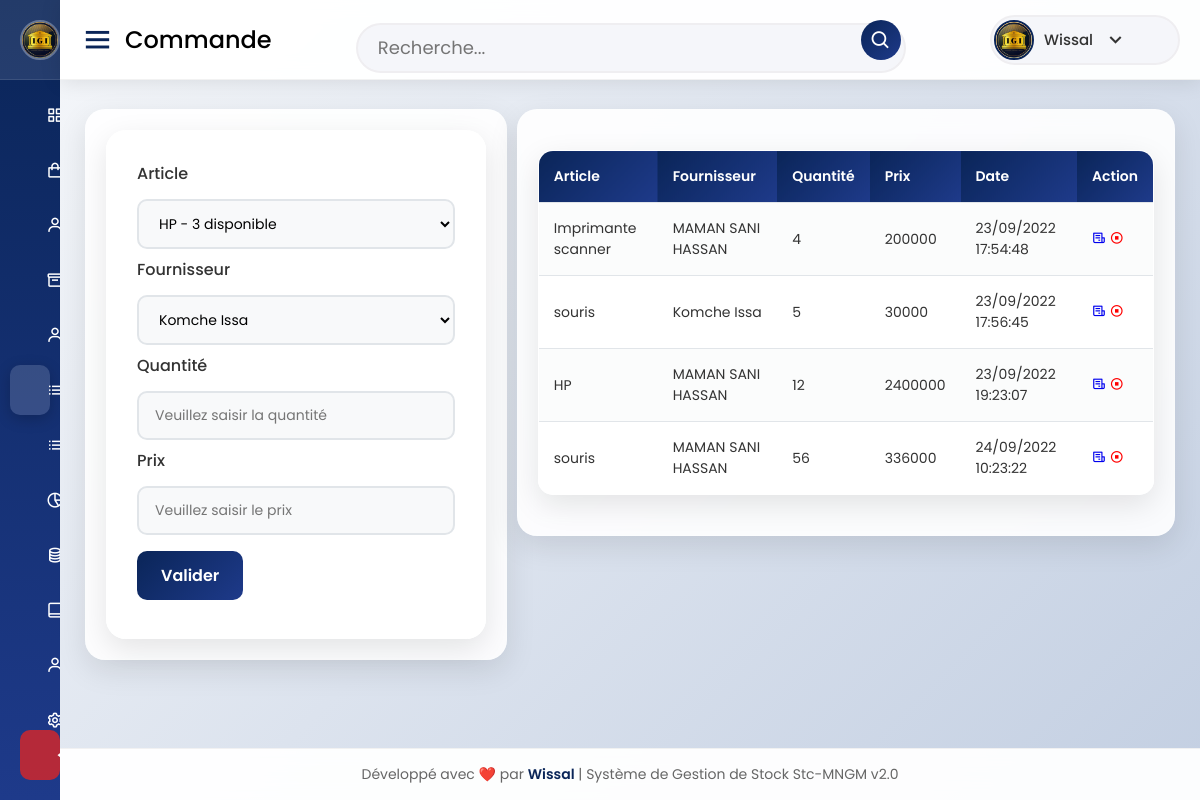
The page /vue/commande.php (signed in) on the database its author committed.
### tables this page shows
CREATE TABLE `commande` (
  `id` int(11) NOT NULL,
  `id_article` int(11) NOT NULL,
  `id_fournisseur` int(11) NOT NULL,
  `quantite` int(11) NOT NULL,
  `prix` int(11) NOT NULL,
  `date_commande` timestamp NOT NULL DEFAULT current_timestamp()
);

CREATE TABLE `article` (
  `id` int(11) NOT NULL,
  `nom_article` varchar(50) NOT NULL,
  `id_categorie` int(11) NOT NULL,
  `quantite` int(11) NOT NULL,
  `prix_unitaire` int(11) NOT NULL,
  `date_fabrication` datetime NOT NULL,
  `date_expiration` datetime NOT NULL,
  `images` varchar(255) DEFAULT NULL
);

CREATE TABLE `fournisseur` (
  `id` int(11) NOT NULL,
  `nom` varchar(30) NOT NULL,
  `prenom` varchar(30) NOT NULL,
  `telephone` varchar(15) NOT NULL,
  `adresse` varchar(50) NOT NULL
);

### model/function.php (called while the page is built, shortened)
<?php
function getArticle($id = null, $searchDATA = array(), $limit = null, $offset = null)
{
    $pagination = "";
    if (!empty($id)) {
        $sql = "SELECT a.id AS id, id_categorie, nom_article, libelle_categorie, quantite, prix_unitaire, date_fabrication,
        date_expiration, images
        FROM article AS a, categorie_article AS c WHERE a.id=? AND c.id=a.id_categorie";
        $req = $GLOBALS['connexion']->prepare($sql);
        $req->execute(array($id));
        return $req->fetch();
    } else {
        $sql = "SELECT a.id AS id, id_categorie, nom_article, libelle_categorie, quantite, prix_unitaire, date_fabrication,
        date_expiration, images
        FROM article AS a, categorie_article AS c WHERE c.id=a.id_categorie $pagination";
        $req = $GLOBALS['connexion']->prepare($sql);
        $req->execute();
        return $req->fetchAll();
    }
}
function getFournisseur($id = null)
{
    if (!empty($id)) {
        $sql = "SELECT * FROM fournisseur WHERE id=?";
        $req = $GLOBALS['connexion']->prepare($sql);
        $req->execute(array($id));
        return $req->fetch();
    } else {
        $sql = "SELECT * FROM fournisseur";
        $req = $GLOBALS['connexion']->prepare($sql);
        $req->execute();
        return $req->fetchAll();
    }
}
function getCommande($id = null)
{
    if (!empty($id)) {
        $sql = "SELECT nom_article, nom, prenom, co.quantite, prix, date_commande, co.id, prix_unitaire, adresse, telephone
        FROM fournisseur AS f, commande AS co, article AS a WHERE co.id_article=a.id AND co.id_fournisseur=f.id AND co.id=?";
        $req = $GLOBALS['connexion']->prepare($sql);
        $req->execute(array($id));
        return $req->fetch();
    } else {
        $sql = "SELECT nom_article, nom, prenom, co.quantite, prix, date_commande, co.id, a.id AS idArticle
        FROM fournisseur AS f, commande AS co, article AS a WHERE co.id_article=a.id AND co.id_fournisseur=f.id";
        $req = $GLOBALS['connexion']->prepare($sql);
        $req->execute();
        return $req->fetchAll();
    }
}

### vue/commande.php (the view, shortened to what this page needs)
<?php
include 'entete.php';
?>
<div class="home-content">
    <div class="overview-boxes">
        <div class="box">
            <form action=" <?= !empty($_GET['id']) ?  "../model/modifCommande.php" : "../model/ajoutCommande.php" ?>" method="post">
                <label for="id_article">Article</label>
                <select onchange="setPrix()" name="id_article" id="id_article">
                    <?php
                    $articles = getArticle();
                    if (!empty($articles) && is_array($articles)) {
                        foreach ($articles as $key => $value) {
                    ?>
                            <option data-prix="<?= $value['prix_unitaire'] ?>" value="<?= $value['id'] ?>"><?= $value['nom_article'] . " - " . $value['quantite'] . " disponible" ?></option>
                    <?php
                        }
                    }
                    ?>
                </select>
                <label for="id_fournisseur">Fournisseur</label>
                <select name="id_fournisseur" id="id_fournisseur">
                    <?php
                    $clients = getFournisseur();
                    if (!empty($clients) && is_array($clients)) {
                        foreach ($clients as $key => $value) {
                    ?>
                            <option value="<?= $value['id'] ?>"><?= $value['nom'] . " " . $value['prenom'] ?></option>
                    <?php
                        }
                    }
                    ?>
                </select>
                <label for="quantite">Quantité</label>
                <input onkeyup="setPrix()" value="<?= !empty($_GET['id']) ?  $article['quantite'] : "" ?>" type="number" name="quantite" id="quantite" placeholder="Veuillez saisir la quantité">
                <label for="prix">Prix</label>
                <input value="<?= !empty($_GET['id']) ?  $article['prix'] : "" ?>" type="number" name="prix" id="prix" placeholder="Veuillez saisir le prix">
                <button type="submit">Valider</button>
            </form>
        </div>
        <div class="box">
            <table class="mtable">
                <tr>
                    <th>Article</th>
                    <th>Fournisseur</th>
                    <th>Quantité</th>
                    <th>Prix</th>
                    <th>Date</th>
                    <th>Action</th>
                </tr>
                <?php
                $vente = getCommande();
                if (!empty($vente) && is_array($vente)) {
                    foreach ($vente as $key => $value) {
                ?>
                        <tr>
                            <td><?= $value['nom_article'] ?></td>
                            <td><?= $value['nom'] . " " . $value['prenom'] ?></td>
                            <td><?= $value['quantite'] ?></td>
                            <td><?= $value['prix'] ?></td>
                            <td><?= date('d/m/Y H:i:s', strtotime($value['date_commande'])) ?></td>
                            <td>
                                <a href="recuCommande.php?id=<?= $value['id'] ?>"><i class='bx bx-receipt'></i></a>
                                <a onclick="annuleCommande(<?= $value['id'] ?>, <?= $value['idArticle'] ?>, <?= $value['quantite'] ?>)" style="color: red;"><i class='bx bx-stop-circle'></i></a>
                            </td>
                        </tr>
                <?php
                    }
                }
                ?>
            </table>
        </div>
    </div>
</div>
</section>
<?php
include 'pied.php';
?>

### public/css/style.css (style rules this page uses)
* { margin: 0; padding: 0; box-sizing: border-box; font-family: "Poppins", sans-serif; }
.home-section .home-content { position: relative; padding-top: 104px; padding-bottom: 80px; }
.home-content .overview-boxes { display: flex; align-items: flex-start; justify-content: space-between; flex-wrap: nowrap; padding: 0 20px; margin-bottom: 26px; }
.overview-boxes .box { display: flex; align-items: center; justify-content: center; background: rgba(255, 255, 255, 0.9); backdrop-filter: blur(10px); padding: 20px; border-radius: 20px; box-shadow: 0 10px 30px rgba(0, 0, 0, 0.1); margin: 5px; border: 1px solid rgba(255, 255, 255, 0.2); transition: all 0.3s ease; }
input, select, textarea { width: 100%; padding: 12px 16px; margin: 8px 0; display: inline-block; border: 2px solid #e1e5e9; border-radius: 10px; box-sizing: border-box; font-size: 14px; transition: all 0.3s ease; background: #f8f9fa; }
button { background: linear-gradient(135deg, #0a2558 0%, #1e3a8a 100%); color: white; padding: 12px 24px; margin: 8px 0; border: none; border-radius: 10px; cursor: pointer; font-size: 16px; font-weight: 600; transition: all 0.3s ease; }
label { font-weight: 500; color: #333; margin-bottom: 5px; display: block; }
form { background: rgba(255, 255, 255, 0.9); backdrop-filter: blur(10px); padding: 30px; border-radius: 20px; box-shadow: 0 10px 30px rgba(0, 0, 0, 0.1); border: 1px solid rgba(255, 255, 255, 0.2); }
table.mtable { width: 100%; border-collapse: collapse; margin: 20px 0; background: rgba(255, 255, 255, 0.9); backdrop-filter: blur(10px); border-radius: 15px; overflow: hidden; box-shadow: 0 10px 30px rgba(0, 0, 0, 0.1); border: 1px solid rgba(255, 255, 255, 0.2); }
th, td { text-align: left; padding: 15px; border-bottom: 1px solid #e1e5e9; }
th { background: linear-gradient(135deg, #0a2558 0%, #1e3a8a 100%); color: white; font-weight: 600; font-size: 14px; }
table.mtable tr:nth-child(even) { background: rgba(248, 249, 250, 0.5); }
table.mtable td { font-size: 14px; color: #333; }

### rows shown on the page
commande: id_article.nom_article "Imprimante scanner", id_fournisseur.nom "MAMAN SANI", id_fournisseur.prenom "HASSAN", quantite "4", prix "200000", date_commande "23/09/2022 17:54:48"
commande: id_article.nom_article "souris", id_fournisseur.nom "Komche", id_fournisseur.prenom "Issa", quantite "5", prix "30000", date_commande "23/09/2022 17:56:45"
commande: id_article.nom_article "HP", id_fournisseur.nom "MAMAN SANI", id_fournisseur.prenom "HASSAN", quantite "12", prix "2400000", date_commande "23/09/2022 19:23:07"
commande: id_article.nom_article "souris", id_fournisseur.nom "MAMAN SANI", id_fournisseur.prenom "HASSAN", quantite "56", prix "336000", date_commande "24/09/2022 10:23:22"

### other values the page prints
str_replace(".php", "", basename($_SERVER['PHP_SELF'])) "Commande"
$userInfo['full_name'] "Wissal"
form field id_article "HP - 3 disponible"
form field id_fournisseur "Komche Issa"
